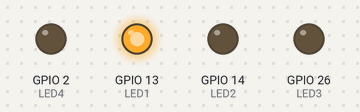
Recording of a sketch running on a simulated ESP32. On the bench: output pins drawn as LEDs (lit = HIGH). What the sketch prints to the serial monitor is not drawn.

Above: at 0.5 s.
At 1.5 s:
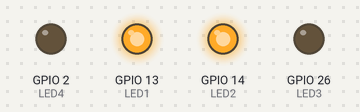
At 2.5 s:
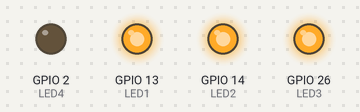
At 3.5 s:
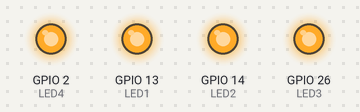
At 4.5 s:
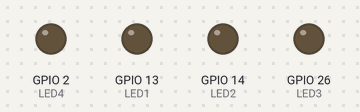
Timing chart, 0 to 6.5 s (numbered marks = the images above):
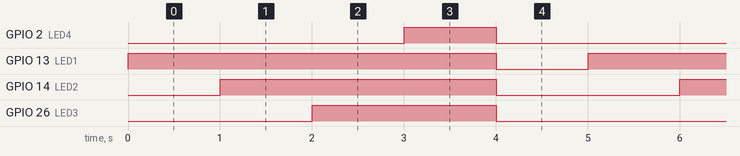

Measured:
- by itself, GPIO 2 (LED4): alternates HIGH for 1.0 s and LOW for 4.0 s
- by itself, GPIO 13 (LED1): alternates HIGH for 4.0 s and LOW for 1.0 s
- by itself, GPIO 14 (LED2): alternates HIGH for 3.0 s and LOW for 2.0 s
- by itself, GPIO 26 (LED3): alternates HIGH for 2.0 s and LOW for 3.0 s

The sketch:

Lab_1.ino
```cpp
//******************************************************************************************************************//
//                                                                                                                  //
//      Instituto Mauá de Tecnologia                                                                                //
//      Engenharia de Computação - 2025                                                                             //
//                                                                                                                  //
//      Coordenação:                                                                                                //
//      Prof. Dr. Ângelo Sebastião Zanini                                                                           //
//                                                                                                                  //
//      Professores:                                                                                                //
//      Prof. MSc Nuncio Perrella                                                                                   //
//      Prof. MSc Everson Denis                                                                                     //
//                                                                                                                  //
//      Corpo Técnico:                                                                                              //
//      Eng. Gabriel Godoy                                                                                          //
//      Enga. Ana Helena                                                                                            //
//      Eng. Matheus Coelho                                                                                         //
//                                                                                                                  //
//******************************************************************************************************************//


int LED1 = 13;            // Led Verde
int LED2 = 14;            // Led Amarelo
int LED3 = 26;            // Led Vermelho
int LED4 = 2;             // Led Azul placa


void setup() {

  Serial.begin(115200);
  Serial.println("IMT - Engenharia da Computação - 2025");

  pinMode(LED1, OUTPUT);
  pinMode(LED2, OUTPUT);
  pinMode(LED3, OUTPUT);
  pinMode(LED4, OUTPUT);

  digitalWrite(LED1, LOW);
  digitalWrite(LED2, LOW);
  digitalWrite(LED3, LOW);
  digitalWrite(LED4, LOW);

}

void loop() {

    digitalWrite(LED1, HIGH);     // Acende Led Verde
    delay(1000);
    digitalWrite(LED2, HIGH);     // Acende Led Amarelo
    delay(1000);
    digitalWrite(LED3, HIGH);     // Acende Led Vermelho
    delay(1000);
    digitalWrite(LED4, HIGH);     // Acende Led Azul
    delay(1000);
    digitalWrite(LED1, LOW);      // Apaga Led Verde
    digitalWrite(LED2, LOW);
    digitalWrite(LED3, LOW);
    digitalWrite(LED4, LOW);
    delay(1000);
    Serial.println("Grupo - X ");

}
```
